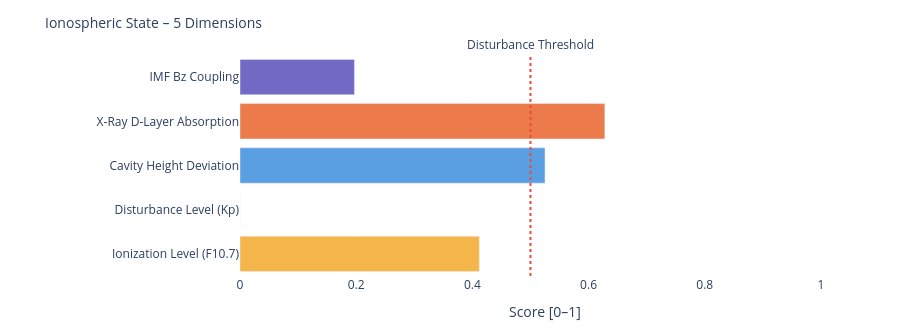

The cell this chart's notebook holds for it:
### Markdown cell above
---
### 📐 Systemic Insight: Geometric Cavity vs. Real Schumann Resonance

**Relevant for:** Layer 6 = delta analysis &nbsp;|&nbsp; Layer 7 = feature vector / system interpretation

A cavity height change from 80 km to 70 km shifts the **idealized geometric frequencies** only minimally:

| Modus | Aktuell | Referenz | Δ |
|-------|---------|----------|---|
| SR-1 | 10.4762 Hz | 10.4599 Hz | +16 mHz |
| SR-2 | 18.1452 Hz | 18.1171 Hz | +28 mHz |
| SR-3 | 25.6612 Hz | 25.6215 Hz | +40 mHz |
| SR-4 | 33.1285 Hz | 33.0772 Hz | +51 mHz |

The geometric effect is limited because 10 km is very small compared to Earth's radius (~6371 km).

**Consequence:** Real Schumann deviations are likely driven more strongly by **conductivity, damping, day/night structure, lightning distribution and source geometry** than by pure cavity height.

---

**Layer 6 compares:**
```
geometric Δ from Layer 4  vs.  observed Δ from real Schumann measurement data
```

**Layer 7 Feature:**
```
If real Δ >> geometric Δ  →  non-geometric factors dominant
```

### Code cell
# ============================================================
# IONOSPHERIC STATE – Summary gauge
# Five dimensions: ionization, disturbance, cavity height, X-Ray, Bz coupling
# ============================================================

def norm(v, lo, hi):
    if v is None: return None
    return round(max(0.0, min(1.0, (v - lo) / (hi - lo))), 3)

# Ionization level (F10.7 → F2-Layer)
ioniz = norm(f107_val, 60, 250)

# Disturbance level (Kp → E/F-Layer irregularities)
disturb = norm(kp_val, 0, 9)

# Cavity height deviation from reference (80 km)
h_dev = norm(abs(h_eff - 80), 0, 20)

# X-Ray ionization (D-Layer absorption)
xray_ioniz = None
if xray_now is not None:
    xray_ioniz = norm(math.log10(max(xray_now, 1e-9)) + 9, 0, 5)

# Bz coupling (southward Bz → stronger magnetosphere-ionosphere coupling)
bz_coupling = norm(-(bz_now or 0), -5, 30) if bz_now is not None else None

dims = [
    ('Ionization Level (F10.7)',    ioniz,      '#F2A623'),
    ('Disturbance Level (Kp)',      disturb,    '#7F77DD'),
    ('Cavity Height Deviation',     h_dev,      '#378ADD'),
    ('X-Ray D-Layer Absorption',    xray_ioniz, '#E85D24'),
    ('IMF Bz Coupling',             bz_coupling,'#534AB7'),
]

fig = go.Figure()
for name, val, col in dims:
    if val is not None:
        h = int(val * 20)
        bar = '█' * h + '░' * (20 - h)
        label = f'{name}:  {bar}  {val:.3f}'
    else:
        label = f'{name}:  {"─" * 20}  n/a'
    fig.add_trace(go.Bar(
        x=[val if val is not None else 0],
        y=[name],
        orientation='h',
        marker_color=col, opacity=0.82,
        showlegend=False
    ))

fig.add_vline(x=0.5, line_dash='dot', line_color='#e74c3c',
              annotation_text='Disturbance Threshold', annotation_position='top')
fig.update_layout(
    title=dict(text='Ionospheric State – 5 Dimensions', font=dict(size=14)),
    xaxis=dict(title='Score [0–1]', range=[0, 1.05]),
    height=330, plot_bgcolor='rgba(0,0,0,0)', paper_bgcolor='rgba(0,0,0,0)',
    margin=dict(l=240, r=50, t=55, b=40)
)
fig.show()

print(f'\nIonospheric state:')
for name, val, _ in dims:
    print(f'  {name:<35} {val:.3f}' if val is not None else f'  {name:<35} n/a')

### Figure 1 — Plotly figure (JSON) as saved in the notebook; plotly's stock layout.template omitted (floating-point values rounded to 4 significant figures)
{"data": [{"marker": {"color": "#F2A623"}, "opacity": 0.82, "orientation": "h", "showlegend": false, "type": "bar", "x": [0.412], "y": ["Ionization Level (F10.7)"]}, {"marker": {"color": "#7F77DD"}, "opacity": 0.82, "orientation": "h", "showlegend": false, "type": "bar", "x": [0.0], "y": ["Disturbance Level (Kp)"]}, {"marker": {"color": "#378ADD"}, "opacity": 0.82, "orientation": "h", "showlegend": false, "type": "bar", "x": [0.525], "y": ["Cavity Height Deviation"]}, {"marker": {"color": "#E85D24"}, "opacity": 0.82, "orientation": "h", "showlegend": false, "type": "bar", "x": [0.628], "y": ["X-Ray D-Layer Absorption"]}, {"marker": {"color": "#534AB7"}, "opacity": 0.82, "orientation": "h", "showlegend": false, "type": "bar", "x": [0.197], "y": ["IMF Bz Coupling"]}], "layout": {"annotations": [{"showarrow": false, "text": "Disturbance Threshold", "x": 0.5, "xanchor": "center", "xref": "x", "y": 1, "yanchor": "bottom", "yref": "y domain"}], "height": 330, "margin": {"b": 40, "l": 240, "r": 50, "t": 55}, "paper_bgcolor": "rgba(0,0,0,0)", "plot_bgcolor": "rgba(0,0,0,0)", "shapes": [{"line": {"color": "#e74c3c", "dash": "dot"}, "type": "line", "x0": 0.5, "x1": 0.5, "xref": "x", "y0": 0, "y1": 1, "yref": "y domain"}], "title": {"font": {"size": 14}, "text": "Ionospheric State – 5 Dimensions"}, "xaxis": {"range": [0, 1.05], "title": {"text": "Score [0–1]"}}}}
